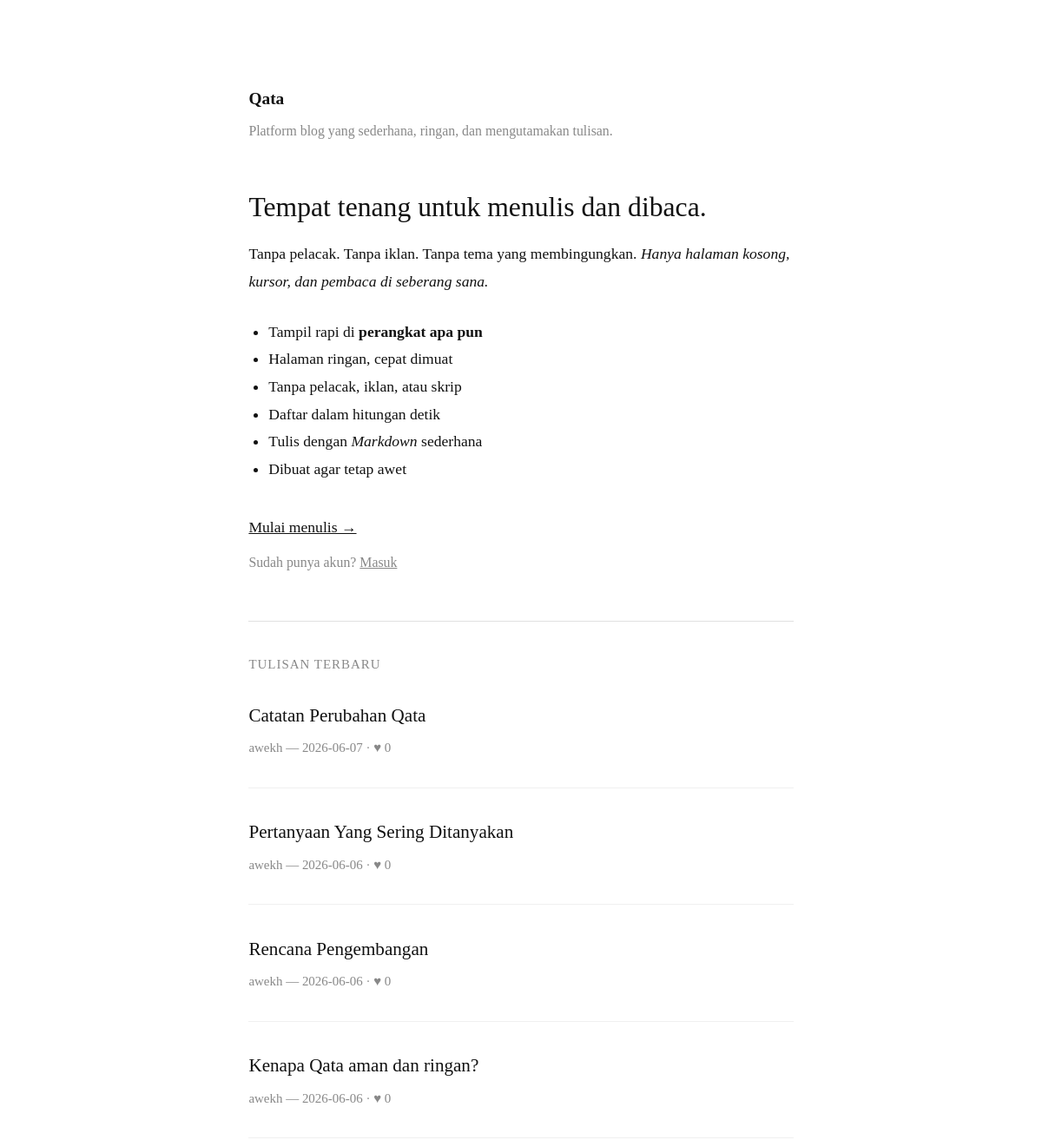
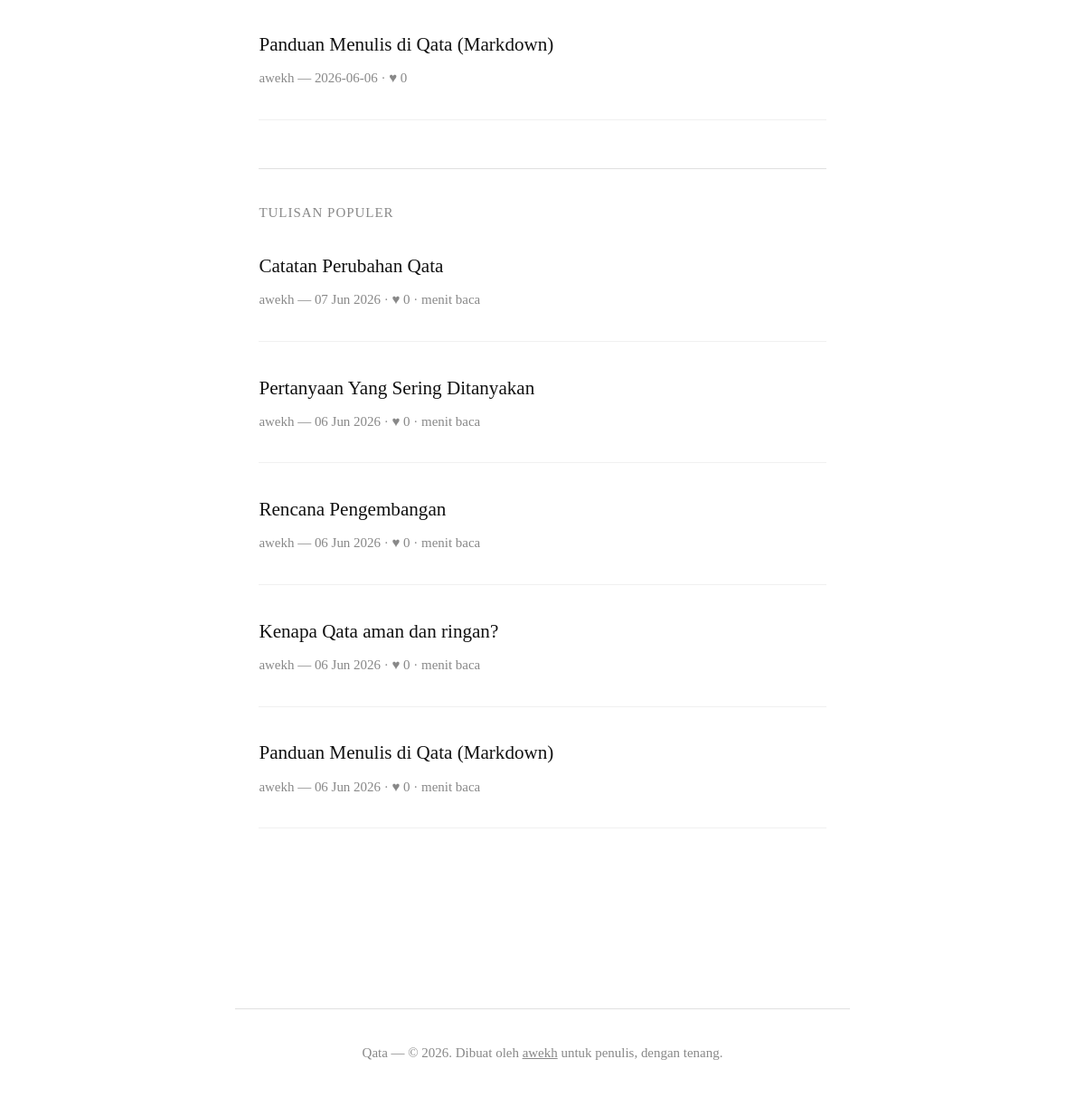
The page / on the database its author committed (2 pictures, top to bottom).
### tables this page shows
CREATE TABLE site_settings (
            id INTEGER PRIMARY KEY AUTOINCREMENT,
            key TEXT UNIQUE NOT NULL,
            value TEXT NOT NULL,
            updated_at TIMESTAMP DEFAULT CURRENT_TIMESTAMP
        );

CREATE TABLE posts (
            id INTEGER PRIMARY KEY AUTOINCREMENT,
            user_id INTEGER NOT NULL,
            title TEXT NOT NULL,
            slug TEXT NOT NULL,
            content TEXT NOT NULL,
            content_html TEXT,
            status TEXT DEFAULT 'draft',
            created_at TIMESTAMP DEFAULT CURRENT_TIMESTAMP,
            updated_at TIMESTAMP DEFAULT CURRENT_TIMESTAMP,
            FOREIGN KEY (user_id) REFERENCES users (id),
            UNIQUE(user_id, slug)
        );

### public.py (the view)
@public_bp.route('/')
def index():
    db = get_db()
    recent_posts = db.execute(
        '''SELECT p.*, u.username, u.display_name,
           COUNT(DISTINCT l.id) as like_count
           FROM posts p
           JOIN users u ON p.user_id = u.id
           LEFT JOIN likes l ON p.id = l.post_id
           WHERE p.status = 'published' AND u.is_active = 1
           GROUP BY p.id
           ORDER BY p.created_at DESC
           LIMIT 5'''
    ).fetchall()
    popular_posts = db.execute(
        '''SELECT p.*, u.username, u.display_name,
           COUNT(DISTINCT l.id) as like_count
           FROM posts p
           JOIN users u ON p.user_id = u.id
           LEFT JOIN likes l ON p.id = l.post_id
           WHERE p.status = 'published' AND u.is_active = 1
           GROUP BY p.id
           ORDER BY like_count DESC, p.created_at DESC
           LIMIT 5'''
    ).fetchall()
    settings = {
        'landing_title': get_site_setting(db, 'landing_title'),
        'landing_desc': render_markdown(get_site_setting(db, 'landing_desc')),
        'landing_features': render_markdown(get_site_setting(db, 'landing_features')),
        'landing_cta': get_site_setting(db, 'landing_cta'),
        'landing_brand_sub': get_site_setting(db, 'landing_brand_sub'),
    }
    return render_template('public/index.html',
                           recent_posts=recent_posts,
                           popular_posts=popular_posts,
                           settings=settings)

### app.py (called while the page is built)
@app.template_filter('tanggal')
def format_tanggal(value):
    if value is None:
        return ''
    if hasattr(value, 'strftime'):
        return value.strftime('%d %b %Y')
    try:
        s = str(value)
        return s[:10]
    except Exception:
        return ''

@app.template_filter('waktu_relatif')
def format_waktu_relatif(value):
    if value is None:
        return ''
    from datetime import datetime
    try:
        if hasattr(value, 'strftime'):
            dt = value
        else:
            s = str(value)
            dt = datetime.strptime(s[:19], '%Y-%m-%d %H:%M:%S')
    except Exception:
        return str(value)[:10]
    now = datetime.now()
    diff = now - dt
    detik = diff.total_seconds()
    if detik < 60:
        return 'Baru saja'
    elif detik < 3600:
        menit = int(detik // 60)
        return f'{menit} menit yang lalu'
    elif detik < 86400:
        jam = int(detik // 3600)
        return f'{jam} jam yang lalu'
    elif detik < 604800:
        hari = int(detik // 86400)
        return f'{hari} hari yang lalu'
    else:
        return dt.strftime('%d %b %Y')

### database.py (called while the page is built)
def get_db():
    if 'db' not in g:
        g.db = sqlite3.connect(
            current_app.config['DATABASE']
        )
        g.db.text_factory = lambda b: b.decode('utf-8', errors='replace')
        g.db.row_factory = sqlite3.Row
        g.db.execute("PRAGMA journal_mode=WAL")
    return g.db

### public.py (called while the page is built)
def render_markdown(content):
    markdown = mistune.create_markdown(plugins=['strikethrough', 'table'])
    return markdown(content)

def get_site_setting(db, key, default=''):
    row = db.execute(
        'SELECT value FROM site_settings WHERE key = ?', (key,)
    ).fetchone()
    return row['value'] if row else default

### templates/public/index.html (shortened to what this page needs)
{% extends 'landing.html' %}
{% block content %}
<div class="landing">
    <p class="landing-brand">Qata</p>
    <p class="landing-brand-sub">{{ settings.landing_brand_sub }}</p>
    <h1 class="landing-hero">{{ settings.landing_title }}</h1>
    <div class="landing-desc">{{ settings.landing_desc | safe }}</div>
    <div class="landing-features">{{ settings.landing_features | safe }}</div>
    <a href="{{ url_for('auth.register') }}" class="landing-cta">{{ settings.landing_cta }}</a>
    <p class="landing-masuk">Sudah punya akun? <a href="{{ url_for('auth.login') }}">Masuk</a></p>
    {% if recent_posts %}
    <hr class="landing-divider">
    <h2 class="landing-section-title">Tulisan Terbaru</h2>
    {% for post in recent_posts %}
    <article class="post-item">
        <h3>
            <a href="{{ url_for('public.post_detail', username=post['username'], slug=post['slug']) }}">
                {{ post['title'] }}
            </a>
        </h3>
        <div class="post-meta">
            <a href="{{ url_for('public.user_blog', username=post['username']) }}">{{ post['display_name'] }}</a>
            <span>&mdash;</span>
            <span>{{ post['created_at'] | tanggal }}</span>
            <span>&middot;</span>
            <span>♥ {{ post['like_count'] }}</span>
        </div>
    </article>
    {% endfor %}
    {% endif %}
    {% if popular_posts %}
    <hr class="landing-divider">
    <h2 class="landing-section-title">Tulisan Populer</h2>
    {% for post in popular_posts %}
    <article class="post-item">
        <h3>
            <a href="{{ url_for('public.post_detail', username=post['username'], slug=post['slug']) }}">
                {{ post['title'] }}
            </a>
        </h3>
        <div class="post-meta">
            <a href="{{ url_for('public.user_blog', username=post['username']) }}">{{ post['display_name'] }}</a>
            <span>&mdash;</span>
            <span>{{ post['created_at'] | waktu_relatif }}</span>
            <span>&middot;</span>
            <span>♥ {{ post['like_count'] }}</span>
            <span>&middot;</span>
            <span>{{ post['reading_time'] }} menit baca</span>
        </div>
    </article>
    {% endfor %}
    {% endif %}
</div>
{% endblock %}

### templates/landing.html (shortened to what this page needs)
<!DOCTYPE html>
<html lang="id">
<head>
    <link rel="stylesheet" href="{{ url_for('static', filename='style.css') }}">
</head>
<body>
    <main class="container">
        {% block content %}{% endblock %}
    </main>
    <footer class="footer footer-landing">
        <span class="footer-left">Qata &mdash; &copy; 2026. Dibuat oleh <a href="https://qata.my.id/awekh">awekh</a> untuk penulis, dengan tenang.</span>
    </footer>
</body>
</html>

### static/style.css (style rules this page uses)
*, *::before, *::after { box-sizing: border-box; margin: 0; padding: 0; }
html, body { background: #fff; color: #111; font-family: 'Georgia', serif; font-size: 1.1rem; line-height: 1.8; }
a { color: #111; text-decoration: none; }
.container { max-width: 680px; margin: 0 auto; padding: 2.5rem 1.5rem; }
.footer { display: flex; justify-content: space-between; align-items: center; padding: 2rem 1.5rem; font-size: 0.85rem; color: #888; margin-top: 4rem; max-width: 680px; margin-left: auto; margin-right: auto; border-top: 1px solid #e0e0e0; }
.footer a { color: #888; text-decoration: underline; }
.footer-landing { justify-content: center; gap: 2rem; }
.landing { padding: 3rem 0; }
.landing-brand { font-size: 1.1rem; font-weight: bold; margin-bottom: 0.3rem; }
.landing-brand-sub { font-size: 0.9rem; color: #888; margin-bottom: 3rem; }
.landing-hero { font-size: 1.8rem; font-weight: normal; margin-bottom: 1rem; line-height: 1.3; }
.landing-desc { font-size: 1rem; margin-bottom: 1.5rem; }
.landing-features { list-style: disc; padding-left: 1.3rem; margin-bottom: 2rem; }
.landing-features li { font-size: 1rem; line-height: 1.8; }
.landing-cta { font-size: 1rem; text-decoration: underline; display: block; margin-bottom: 0.6rem; }
.landing-masuk { font-size: 0.9rem; color: #888; }
.landing-masuk a { color: #888; text-decoration: underline; }
.landing-divider { border: none; border-top: 1px solid #e0e0e0; margin: 3rem 0 2rem; }
.landing-section-title { font-size: 0.85rem; color: #888; text-transform: uppercase; letter-spacing: 1px; margin-bottom: 1.5rem; font-weight: normal; }
.post-item { margin-bottom: 1.8rem; padding-bottom: 1.8rem; border-bottom: 1px solid #f0f0f0; }
.post-item h3 { font-size: 1.2rem; margin-bottom: 0.3rem; font-weight: normal; }
.post-item h3 a { color: #111; }
.post-meta { font-size: 0.85rem; color: #888; }
.post-meta a { color: #888; }

### rows shown on the page
site_settings: landing_brand_sub "Platform blog yang sederhana, ringan, dan mengutamakan tulisan."
site_settings: landing_title "Tempat tenang untuk menulis dan dibaca."
site_settings: landing_cta "Mulai menulis →"
posts: title "Catatan Perubahan Qata", display_name "awekh", created_at|tanggal "2026-06-07", like_count "0", created_at|waktu_relatif "07 Jun 2026"
posts: title "Pertanyaan Yang Sering Ditanyakan", display_name "awekh", created_at|tanggal "2026-06-06", like_count "0", created_at|waktu_relatif "06 Jun 2026"
posts: title "Rencana Pengembangan", display_name "awekh", created_at|tanggal "2026-06-06", like_count "0", created_at|waktu_relatif "06 Jun 2026"
posts: title "Kenapa Qata aman dan ringan?", display_name "awekh", created_at|tanggal "2026-06-06", like_count "0", created_at|waktu_relatif "06 Jun 2026"
posts: title "Panduan Menulis di Qata (Markdown)", display_name "awekh", created_at|tanggal "2026-06-06", like_count "0", created_at|waktu_relatif "06 Jun 2026"

### other values the page prints
{{ settings.landing_desc | safe }} "Tanpa pelacak. Tanpa iklan. Tanpa tema yang membingungkan. Hanya halaman kosong, kursor, dan pembaca di seberang sana."
{{ settings.landing_features | safe }} "Tampil rapi di perangkat apa pun Halaman ringan, cepat dimuat Tanpa pelacak, iklan, atau skrip Daftar dalam hitungan detik Tulis dengan Markdown sederhana Dibuat agar tetap awet"
